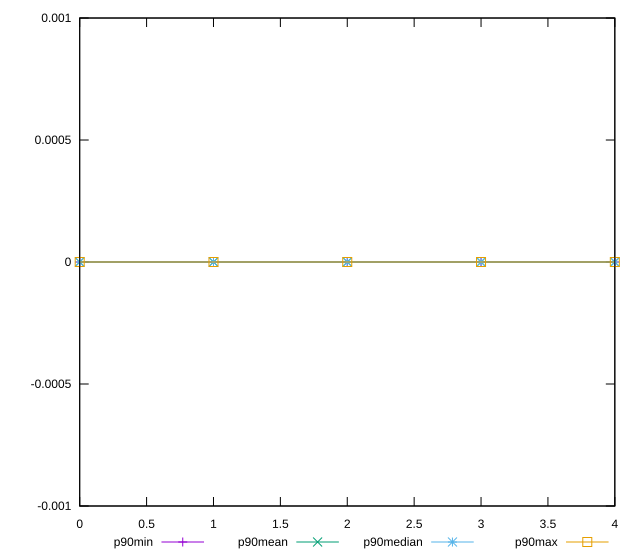

The script that saved this image:
reset

$p90Min <<EOF
0 0
1 0
2 0
3 0
4 0
EOF

$p90Mean <<EOF
0 3.543264972207945e-18
1 1.6830508617987743e-18
2 7.883764563162682e-18
3 6.40740415807604e-18
4 7.057002736314163e-18
EOF

$p90Median <<EOF
0 0
1 0
2 0
3 0
4 0
EOF

$p90Max <<EOF
0 2.4980018054066023e-17
1 1.6653345369377347e-17
2 2.7755575615628914e-17
3 2.7755575615628914e-17
4 3.053113317719181e-17
EOF

set key outside below
set xrange [0:4]
set yrange [-0.001:0.0010000000000000306]
set trange [-0.001:0.0010000000000000306]
set terminal svg size 640, 560 enhanced background rgb 'white'
set output "report_00014_2021-02-09T15:56:05.503Z/meta/score-difference/progression/value.svg"

plot $p90Min title "p90min" with linespoints, \
     $p90Mean title "p90mean" with linespoints, \
     $p90Median title "p90median" with linespoints, \
     $p90Max title "p90max" with linespoints

reset
